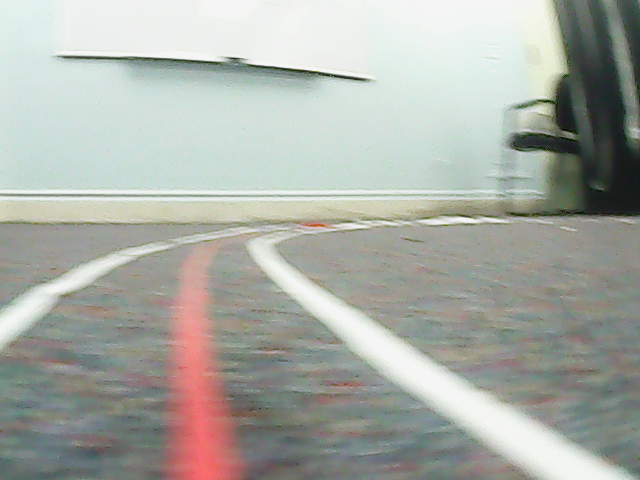
#> input picture Robot/images/test1003.png, 640 x 480 px
$ python -i Vision.py   (imports and definitions only)   (Python 2 division)
#> lines starting #> are read from the running program, lines starting #| are printed output that depends on the picture; after the words box and inside, x2 and y2 are one past the last pixel; in counts of white or black regions, pixels touching at a corner belong together
#> further down, picture is the input picture: shape (480, 640, 3); mean B, G, R 166.2, 173.1, 169.5
import cv2
import numpy
import math
from enum import Enum
import os
class vision:

    """
    An OpenCV pipeline generated by GRIP.
    """
    def __init__(self):
        """initializes all values to presets or None if need to be set
        """
	self.i = 0
        self.__blur_type = BlurType.Box_Blur
        self.__blur_radius = 16.216216216216218

        self.blur_output = None

        self.__hsv_threshold_input = self.blur_output
        self.__hsv_threshold_hue = [35.15424948177051, 157.6595744680851]
        self.__hsv_threshold_saturation = [29.94801147578824, 243.47022279941731]
        self.__hsv_threshold_value = [20.638489208633093, 143.73744716974315]

        self.hsv_threshold_output = None

        self.__cv_erode_src = self.hsv_threshold_output
        self.__cv_erode_kernel = None
        self.__cv_erode_anchor = (-1, -1)
        self.__cv_erode_iterations = 1.0
        self.__cv_erode_bordertype = cv2.BORDER_CONSTANT
        self.__cv_erode_bordervalue = (-1)

        self.cv_erode_output = None

        self.__find_contours_input = self.cv_erode_output
        self.__find_contours_external_only = True

        self.find_contours_output = None

        self.__filter_contours_contours = self.find_contours_output
        self.__filter_contours_min_area = 200.0
        self.__filter_contours_min_perimeter = 0.0
        self.__filter_contours_min_width = 0.0
        self.__filter_contours_max_width = 100.0
        self.__filter_contours_min_height = 50.0
        self.__filter_contours_max_height = 1.0E7
        self.__filter_contours_solidity = [0.0, 100]
        self.__filter_contours_max_vertices = 100.0
        self.__filter_contours_min_vertices = 0.0
        self.__filter_contours_min_ratio = 0.0
        self.__filter_contours_max_ratio = 200.0

        self.filter_contours_output = None


    def process(self, source0):
        """
        Runs the pipeline and sets all outputs to new values.
        """

        # Step Blur0:
        self.__blur_input = source0
        (self.blur_output) = self.__blur(self.__blur_input, self.__blur_type, self.__blur_radius)

        # Step HSV_Threshold0:
        self.__hsv_threshold_input = self.blur_output
        (self.hsv_threshold_output) = self.__hsv_threshold(self.__hsv_threshold_input, self.__hsv_threshold_hue, self.__hsv_threshold_saturation, self.__hsv_threshold_value)

        # Step CV_erode0:
        self.__cv_erode_src = self.hsv_threshold_output
        (self.cv_erode_output) = self.__cv_erode(self.__cv_erode_src, self.__cv_erode_kernel, self.__cv_erode_anchor, self.__cv_erode_iterations, self.__cv_erode_bordertype, self.__cv_erode_bordervalue)
        self.i = self.i + 1
        name = 'test' + str(self.i) + '.png'
        path = os.path.join('images',name)
        cv2.imwrite(path,self.cv_erode_output)
        # Step Find_Contours0:
        self.__find_contours_input = self.cv_erode_output
        (self.find_contours_output) = self.__find_contours(self.__find_contours_input, self.__find_contours_external_only)
	#cv2.imwrite(path,self.find_contours_output)
        # Step Filter_Contours0:
        self.__filter_contours_contours = self.find_contours_output
        (self.filter_contours_output) = self.__filter_contours(self.__filter_contours_contours, self.__filter_contours_min_area, self.__filter_contours_min_perimeter, self.__filter_contours_min_width, self.__filter_contours_max_width, self.__filter_contours_min_height, self.__filter_contours_max_height, self.__filter_contours_solidity, self.__filter_contours_max_vertices, self.__filter_contours_min_vertices, self.__filter_contours_min_ratio, self.__filter_contours_max_ratio)
        self.filter_contours_output = self.find_contours_output


    @staticmethod
    def __blur(src, type, radius):
        """Softens an image using one of several filters.
        Args:
            src: The source mat (numpy.ndarray).
            type: The blurType to perform represented as an int.
            radius: The radius for the blur as a float.
        Returns:
            A numpy.ndarray that has been blurred.
        """
#> called with radius = 16.22
        if(type is BlurType.Box_Blur):
            ksize = int(2 * round(radius) + 1)
            return cv2.blur(src, (ksize, ksize))
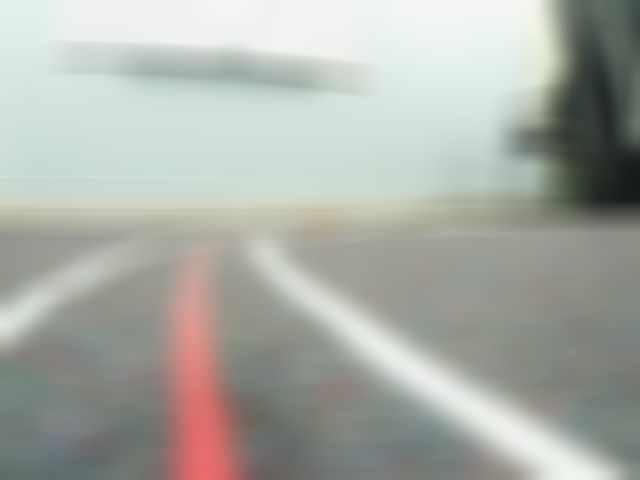
#> returned value: shape (480, 640, 3); mean of channels 0, 1, 2 166.2, 173.1, 169.5; drawn as B, G, R
        elif(type is BlurType.Gaussian_Blur):
            ksize = int(6 * round(radius) + 1)
            return cv2.GaussianBlur(src, (ksize, ksize), round(radius))
        elif(type is BlurType.Median_Filter):
            ksize = int(2 * round(radius) + 1)
            return cv2.medianBlur(src, ksize)
        else:
            return cv2.bilateralFilter(src, -1, round(radius), round(radius))

    @staticmethod
    def __hsv_threshold(input, hue, sat, val):
        """Segment an image based on hue, saturation, and value ranges.
        Args:
            input: A BGR numpy.ndarray.
            hue: A list of two numbers the are the min and max hue.
            sat: A list of two numbers the are the min and max saturation.
            lum: A list of two numbers the are the min and max value.
        Returns:
            A black and white numpy.ndarray.
        """
        out = cv2.cvtColor(input, cv2.COLOR_BGR2HSV)
#> out: shape (480, 640, 3); mean H, S, V 55.7, 19.9, 176.3
        return cv2.inRange(out, (hue[0], sat[0], val[0]),  (hue[1], sat[1], val[1]))
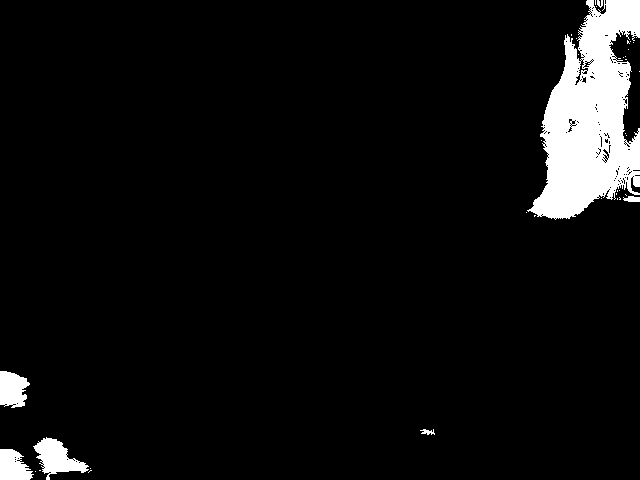
#> returned value: shape (480, 640); 5.8% white; 37 white regions (30 under 20 px), largest, box (x1, y1, x2, y2) and area: (527, 0, 640, 220) 14740, (33, 437, 89, 480) 1134, (0, 371, 30, 408) 837

    @staticmethod
    def __cv_erode(src, kernel, anchor, iterations, border_type, border_value):
        """Expands area of lower value in an image.
        Args:
           src: A numpy.ndarray.
           kernel: The kernel for erosion. A numpy.ndarray.
           iterations: the number of times to erode.
           border_type: Opencv enum that represents a border type.
           border_value: value to be used for a constant border.
        Returns:
            A numpy.ndarray after erosion.
        """
#> in process, `cv2.imwrite(path,self.cv_erode_output)`:
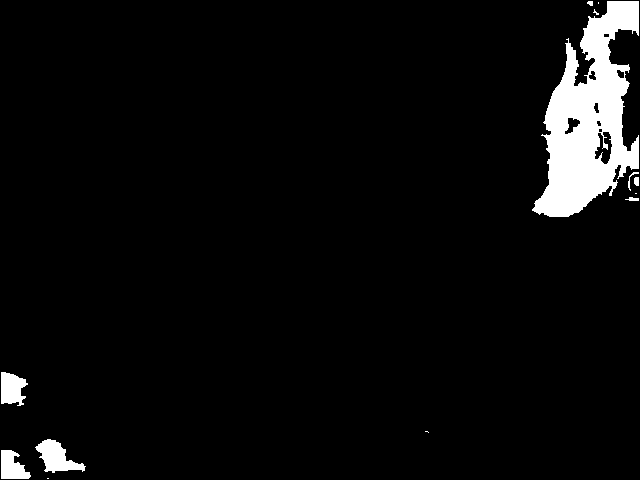
#> saved as test1.png: shape (480, 640); 4.7% white; 13 white regions (5 under 20 px), largest, box (x1, y1, x2, y2) and area: (532, 1, 639, 217) 12270, (35, 439, 86, 473) 868, (1, 372, 28, 406) 661
        return cv2.erode(src, kernel, anchor, iterations = (int) (iterations +0.5),
                            borderType = border_type, borderValue = border_value)

    @staticmethod
    def __find_contours(input, external_only):
        """Sets the values of pixels in a binary image to their distance to the nearest black pixel.
        Args:
            input: A numpy.ndarray.
            external_only: A boolean. If true only external contours are found.
        Return:
            A list of numpy.ndarray where each one represents a contour.
        """
        if(external_only):
            mode = cv2.RETR_EXTERNAL
        else:
            mode = cv2.RETR_LIST
        method = cv2.CHAIN_APPROX_SIMPLE
        contours, hierarchy =cv2.findContours(input, mode=mode, method=method)
        return contours

    @staticmethod
    def __filter_contours(input_contours, min_area, min_perimeter, min_width, max_width,
                        min_height, max_height, solidity, max_vertex_count, min_vertex_count,
                        min_ratio, max_ratio):
        """Filters out contours that do not meet certain criteria.
        Args:
            input_contours: Contours as a list of numpy.ndarray.
            min_area: The minimum area of a contour that will be kept.
            min_perimeter: The minimum perimeter of a contour that will be kept.
            min_width: Minimum width of a contour.
            max_width: MaxWidth maximum width.
            min_height: Minimum height.
            max_height: Maximimum height.
            solidity: The minimum and maximum solidity of a contour.
            min_vertex_count: Minimum vertex Count of the contours.
            max_vertex_count: Maximum vertex Count.
            min_ratio: Minimum ratio of width to height.
            max_ratio: Maximum ratio of width to height.
        Returns:
            Contours as a list of numpy.ndarray.
        """
#> called with min_area = 200, min_perimeter = 0, min_width = 0, max_width = 100, min_height = 50, max_height = 10000000, max_vertex_count = 100, min_vertex_count = 0
        output = []
        for contour in input_contours:
            x,y,w,h = cv2.boundingRect(contour)
            if (w < min_width or w > max_width):
                continue
            if (h < min_height or h > max_height):
                continue
            area = cv2.contourArea(contour)
            if (area < min_area):
                continue
            if (cv2.arcLength(contour, True) < min_perimeter):
                continue
            hull = cv2.convexHull(contour)
            solid = 100 * area / cv2.contourArea(hull)
            if (solid < solidity[0] or solid > solidity[1]):
                continue
            if (len(contour) < min_vertex_count or len(contour) > max_vertex_count):
                continue
            ratio = (float)(w) / h
            if (ratio < min_ratio or ratio > max_ratio):
                continue
            output.append(contour)
        return output


BlurType = Enum('BlurType', 'Box_Blur Gaussian_Blur Median_Filter Bilateral_Filter')

>>> import cv2
>>> picture = cv2.imread('images/test1003.png')
>>> result = vision().process(picture)

$ run again, on Robot/images/test1005.png
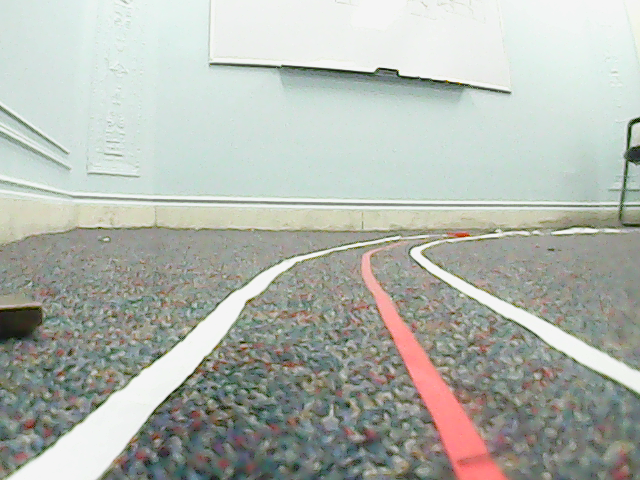
#> input picture Robot/images/test1005.png, 640 x 480 px
#> picture is the input picture: shape (480, 640, 3); mean B, G, R 174, 181.7, 176.8
#> out: shape (480, 640, 3); mean H, S, V 56, 19.4, 184.2
#> in __hsv_threshold, `return cv2.inRange(out, (hue[0], sat[0], val[0]),  (hue[1], sat[1], va..`:
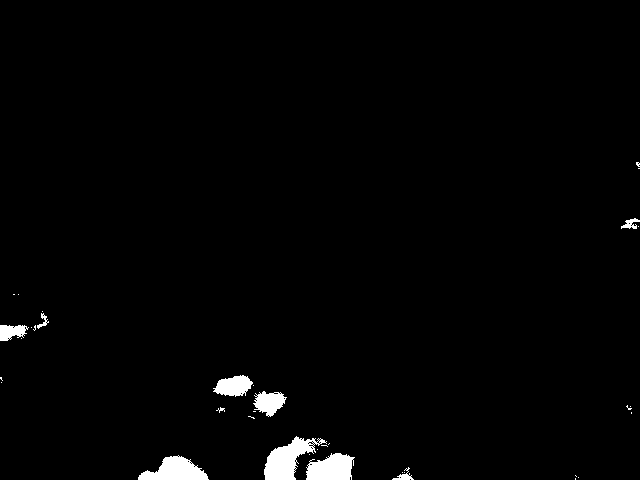
#> returned value: shape (480, 640); 1.7% white; 36 white regions (26 under 20 px), largest, box (x1, y1, x2, y2) and area: (264, 436, 327, 480) 1291, (138, 455, 209, 480) 1052, (306, 453, 355, 480) 1012
#> in process, `cv2.imwrite(path,self.cv_erode_output)`:
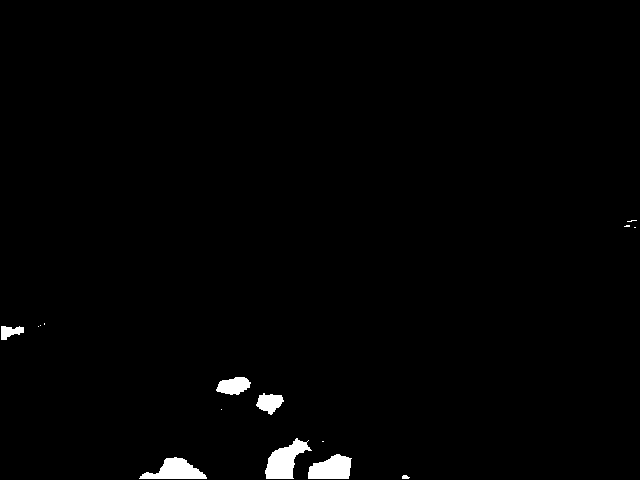
#> saved as test1.png: shape (480, 640); 1.2% white; 15 white regions (8 under 20 px), largest, box (x1, y1, x2, y2) and area: (265, 438, 312, 479) 989, (139, 457, 207, 479) 841, (308, 454, 352, 479) 825

$ run again, on Robot/images/test1018.png
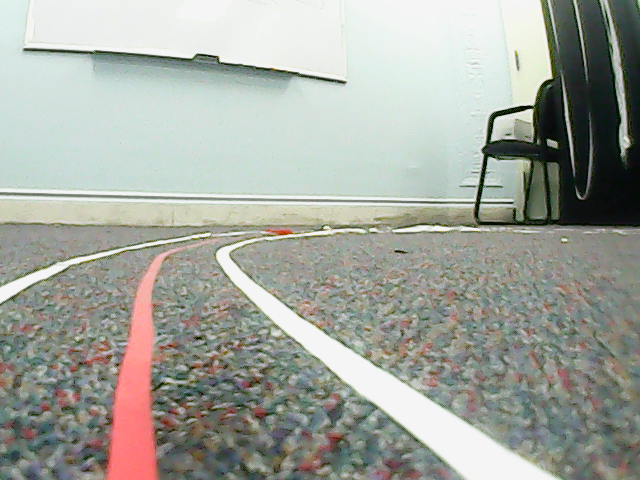
#> input picture Robot/images/test1018.png, 640 x 480 px
#> picture is the input picture: shape (480, 640, 3); mean B, G, R 157.9, 166, 162.6
#> out: shape (480, 640, 3); mean H, S, V 52.1, 22.5, 169
#> in __hsv_threshold, `return cv2.inRange(out, (hue[0], sat[0], val[0]),  (hue[1], sat[1], va..`:
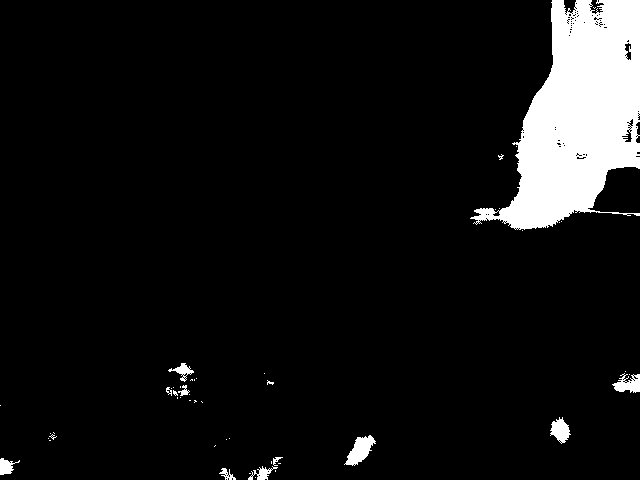
#> returned value: shape (480, 640); 7.7% white; 50 white regions (39 under 20 px), largest, box (x1, y1, x2, y2) and area: (470, 0, 640, 230) 21568, (344, 435, 376, 466) 499, (612, 373, 640, 393) 334
#> in process, `cv2.imwrite(path,self.cv_erode_output)`:
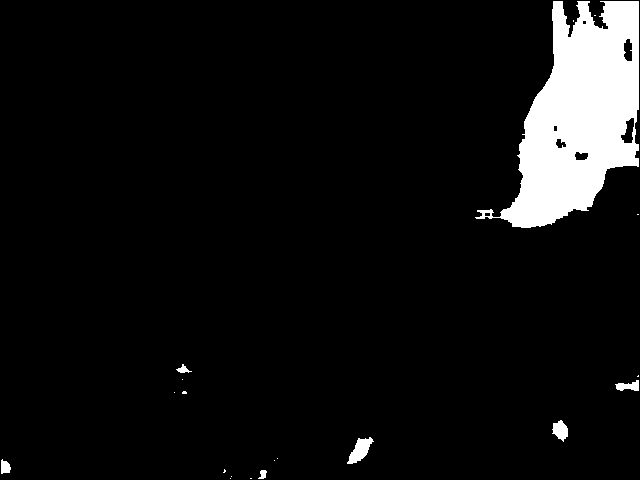
#> saved as test1.png: shape (480, 640); 6.8% white; 20 white regions (13 under 20 px), largest, box (x1, y1, x2, y2) and area: (475, 1, 639, 228) 19732, (347, 437, 374, 464) 364, (552, 420, 568, 442) 226

$ run again, on Robot/images/test1039.png
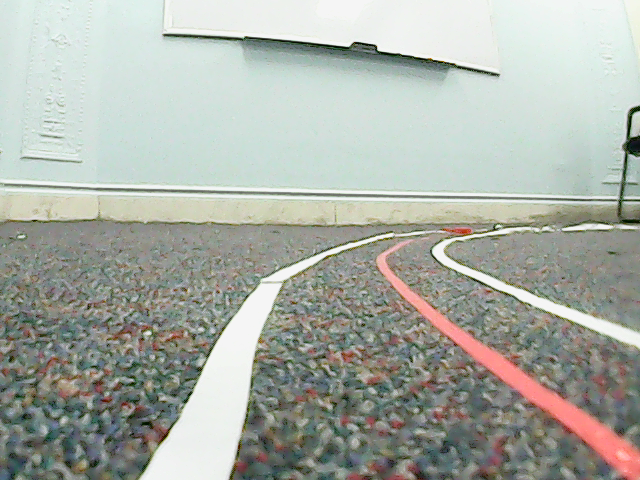
#> input picture Robot/images/test1039.png, 640 x 480 px
#> picture is the input picture: shape (480, 640, 3); mean B, G, R 166, 174.3, 169.5
#> out: shape (480, 640, 3); mean H, S, V 53.4, 21.5, 176.9
#> in __hsv_threshold, `return cv2.inRange(out, (hue[0], sat[0], val[0]),  (hue[1], sat[1], va..`:
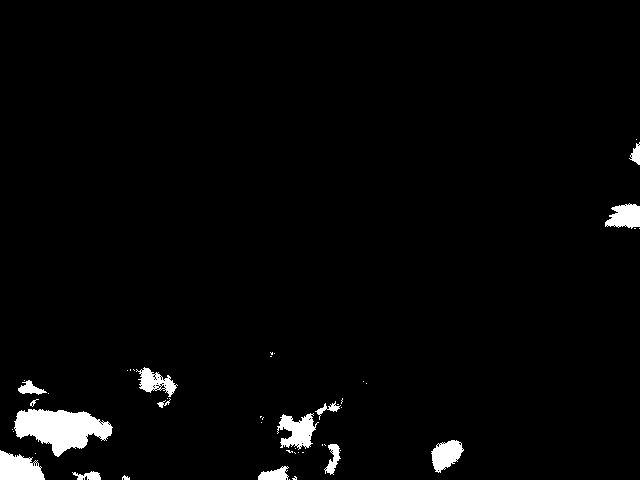
#> returned value: shape (480, 640); 2.6% white; 48 white regions (33 under 20 px), largest, box (x1, y1, x2, y2) and area: (14, 409, 113, 457) 2819, (0, 450, 45, 480) 964, (277, 413, 319, 450) 864
#> in process, `cv2.imwrite(path,self.cv_erode_output)`:
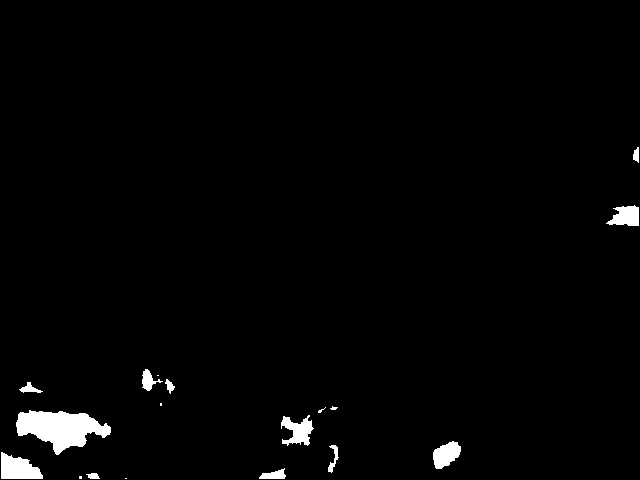
#> saved as test1.png: shape (480, 640); 1.8% white; 18 white regions (6 under 20 px), largest, box (x1, y1, x2, y2) and area: (16, 410, 111, 455) 2426, (1, 452, 43, 479) 781, (281, 415, 314, 446) 575
